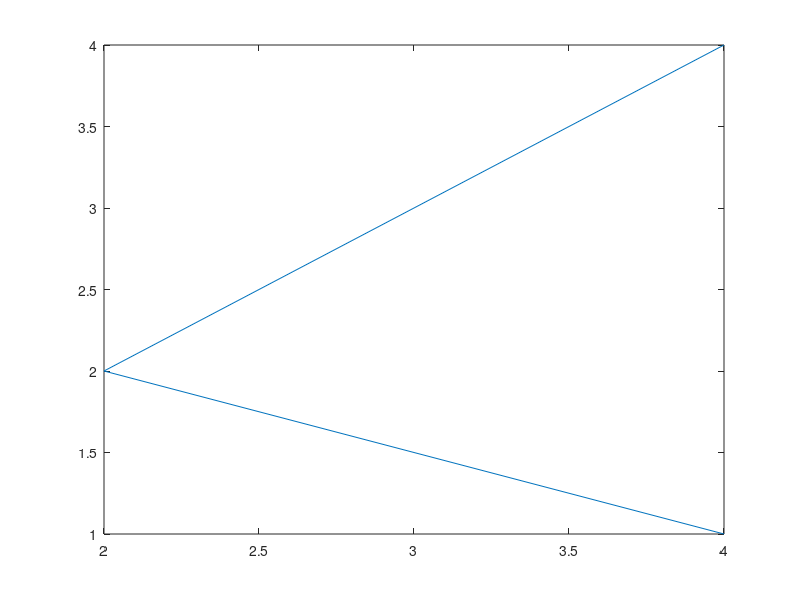
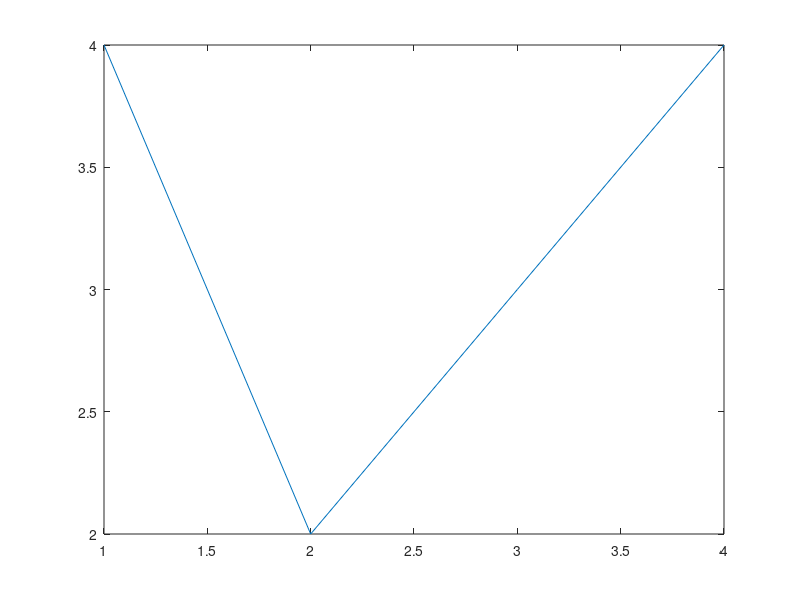

Here is the MATLAB script that generated these plots, in order:
time_stamp = datestr(now, 'mm.dd.yy_HH.MM.SS');
mkdir([cd '/d' time_stamp '_whiteboard']);
dataout.a = [1,2,3,4];
dataout.b = [4,2,3,4];
plot(dataout.b, dataout.a);
clearvars -except time_stamp dataout
save([cd '/d' time_stamp '_whiteboard/white_board_data.mat'])
saveas(gcf,[cd '/d' time_stamp '_whiteboard/white_board.fig'])
plot(dataout.a, dataout.b);
saveas(gcf,[cd '/d' time_stamp '_whiteboard/white_board2.fig'])


% clearvars -except rough_gain_prof input_params data
% save([cd '/d' input_params.file_name_time_stamp '_gain_profile/rough_gain_profile_and_data.mat'])
% 
% [gain_prof.freq,gain_prof.amp,gain_prof.phase]=extract_gain_profile_v2_struct(data.freq, data.amp, data.phase, rough_gain_prof, ...
%     input_params.fine_gain_profile_exclude_span, input_params.plot_display);
% 
% saveas(gcf,[cd '/d' input_params.file_name_time_stamp '_gain_profile/gain_profile.fig'])
% saveas(gcf,[cd '/d' input_params.file_name_time_stamp '_gain_profile/gain_profile.png'])
% 
% clearvars -except gain_prof input_params
% 
% save([cd '/d' input_params.file_name_time_stamp '_gain_profile/gain_prof_struct.mat'])